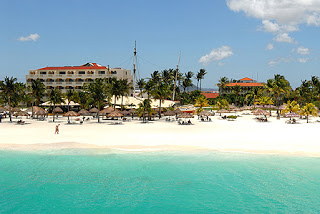
#> input picture kmeans-clustering/beach.bmp, 320 x 214 px
$ jupyter execute --allow-errors kmeans_compression.ipynb
#> lines starting #> are read from the running program, lines starting #| are printed output that depends on the picture
[cell 1]
from IPython import display
import numpy as np
import matplotlib.pyplot as plt
import seaborn as sn
sn.set(style='whitegrid')

### Step-0: read an image from a bmp file

[cell 2]
from skimage import io, img_as_float
I = io.imread('beach.bmp')
#> I is the input picture: shape (214, 320, 3); mean R, G, B 136.9, 173.1, 170.4
I = img_as_float(I)
#> (the rest of this cell did not finish here and is left out)

The image I is a 3D numpy array <br>
I[i,j,k]: i is row index, j is column index, and k is channel (color) index <br>
I[0,0] is the pixel at row-0 and col-0, and it has three values r,g,b

[cell 3]
I.shape
#> Out = (214, 320, 3)

[cell 4]
I[0,0]
#> Out = [0.431, 0.604, 0.788]

### Step-1: prepare the data matrix X

[cell 5]
# I: input image (height x width x 3)
h, w, c = I.shape
#> h = 214; w = 320; c = 3

# reshape image to (num_pixels, 3)
X = I.reshape(h * w, c)

# convert to float32
X = X.astype(np.float32)

### Step-2: perform k-means on data matrix X

[cell 6]
# try different k values
from sklearn.cluster import KMeans
for k in [2, 3, 5, 8, 10]:
    kmeans = KMeans(n_clusters=k, random_state=42, n_init=10)
    labels = kmeans.fit_predict(X)          # (H*W,) cluster label for each pixel
    centers = kmeans.cluster_centers_       # (k, 3) RGB centers
    print("k =", k, "| centers shape:", centers.shape, "| labels shape:", labels.shape)

[cell 7]
# centers stores the cluster centers
centers[labels].shape
#> Out = (68480, 3)

### Step-3: compress the image using the cluster centers

[cell 8]
Ic = centers[labels].reshape(h, w, 3)
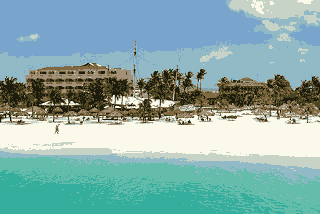
#> Ic: shape (214, 320, 3) float32; mean of channels 0, 1, 2 0.537, 0.679, 0.668; drawn as R, G, B

[cell 9]
Ic.shape
#> Out = (214, 320, 3)

### Step-4: visualize the compressed the image `Ic`

#> (a cell that did not finish here is left out)

### Step-5: save the compressed image to a bmp file

[cell 11]
# normalize the pixel values in the range of 0 ~ 255
Is=255*(Ic- Ic.min())/(Ic.max()-Ic.min())
# chagne datay type to unit8
Is=Is.astype('uint8')
io.imsave('beach_compressed_k' + str(k) + '.bmp', Is)
